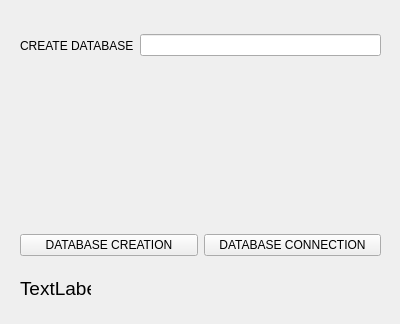
<?xml version="1.0" encoding="UTF-8"?>
<ui version="4.0">
 <class>Form</class>
 <widget class="QWidget" name="Form">
  <property name="geometry">
   <rect>
    <x>0</x>
    <y>0</y>
    <width>400</width>
    <height>324</height>
   </rect>
  </property>
  <property name="windowTitle">
   <string>Form</string>
  </property>
  <widget class="QWidget" name="horizontalLayoutWidget">
   <property name="geometry">
    <rect>
     <x>20</x>
     <y>30</y>
     <width>361</width>
     <height>31</height>
    </rect>
   </property>
   <layout class="QHBoxLayout" name="horizontalLayout">
    <item>
     <widget class="QLabel" name="label">
      <property name="text">
       <string>CREATE DATABASE</string>
      </property>
     </widget>
    </item>
    <item>
     <widget class="QLineEdit" name="lineEdit"/>
    </item>
   </layout>
  </widget>
  <widget class="QWidget" name="horizontalLayoutWidget_2">
   <property name="geometry">
    <rect>
     <x>20</x>
     <y>230</y>
     <width>361</width>
     <height>31</height>
    </rect>
   </property>
   <layout class="QHBoxLayout" name="horizontalLayout_2">
    <item>
     <widget class="QPushButton" name="pushButtonCreateDb">
      <property name="text">
       <string>DATABASE CREATION</string>
      </property>
     </widget>
    </item>
    <item>
     <widget class="QPushButton" name="pushButtonDbcon">
      <property name="text">
       <string>DATABASE CONNECTION</string>
      </property>
     </widget>
    </item>
   </layout>
  </widget>
  <widget class="QLabel" name="labelResult">
   <property name="geometry">
    <rect>
     <x>20</x>
     <y>280</y>
     <width>71</width>
     <height>16</height>
    </rect>
   </property>
   <property name="font">
    <font>
     <pointsize>14</pointsize>
    </font>
   </property>
   <property name="text">
    <string>TextLabel</string>
   </property>
  </widget>
 </widget>
 <resources/>
 <connections/>
</ui>
